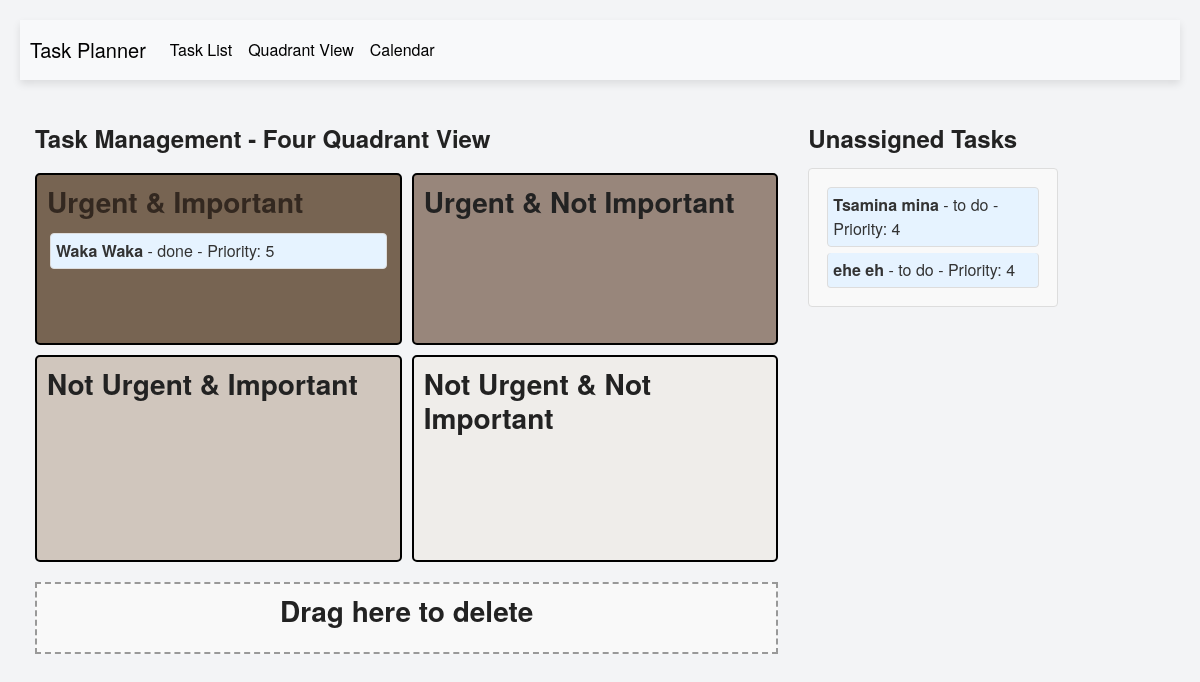
The app's page /quadrant_view, older data.
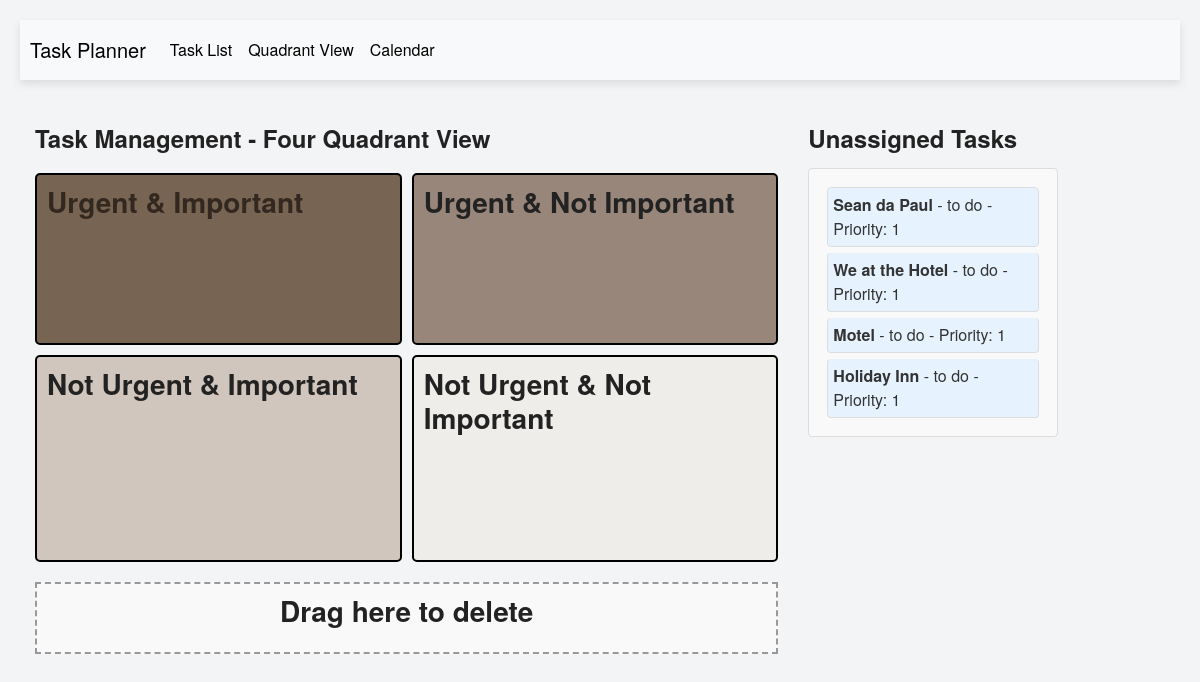
The same page, newer data.
### app/models.py (models this page shows, shortened)
class Task(db.Model):
    __tablename__ = 'task'
    id = db.Column(db.Integer, primary_key=True)
    title = db.Column(db.String(100), nullable=False)  # Task title (required)
    description = db.Column(db.String(500))  # Optional description
    due_date = db.Column(db.DateTime, nullable=True)  # Optional due date
    estimated_time = db.Column(db.Integer, default="1", nullable=False)  # Optional duration in minutes
    priority = db.Column(db.Integer, CheckConstraint('priority BETWEEN 1 AND 5'), nullable=True)  # 1 to 5
    status = db.Column(db.Enum("to do", "doing", "done"), default="to do", nullable=False)  # Default: 'to do'
    reminder = db.Column(db.DateTime, nullable=True)  # Optional reminder time
    created_at = db.Column(db.DateTime, default=datetime.utcnow)  # Created timestamp
    updated_at = db.Column(db.DateTime, onupdate=datetime.utcnow)  # Updated timestamp
    user_id = db.Column(db.Integer, db.ForeignKey('user.id'))  # Foreign key to User
    user = db.relationship('User', back_populates='tasks')  # Relationship to User
    quadrant = db.Column(db.String(50), nullable=True)
    calendar_date = db.Column(db.Date, nullable=True)  # Specific date for the task
    start_time = db.Column(db.Time, nullable=True)  # Start time on the calendar
    duration_minutes = db.Column(db.Integer, nullable=True)  # Duration in minutes
    assigned_day = db.Column(db.Integer, nullable=True)  # Day of the week (0 for Monday, 6 for Sunday)
    assigned_hour = db.Column(db.Integer, nullable=True)  # Hour of the day (0 to 23)

### app/routes.py (the view)
@main.route('/quadrant_view')
def quadrant_view():
    unassigned_tasks = Task.query.filter_by(quadrant=None).all()
    urgent_important_tasks = Task.query.filter_by(quadrant='urgent-important').all()
    urgent_not_important_tasks = Task.query.filter_by(quadrant='urgent-not-important').all()
    not_urgent_important_tasks = Task.query.filter_by(quadrant='not-urgent-important').all()
    not_urgent_not_important_tasks = Task.query.filter_by(quadrant='not-urgent-not-important').all()
    return render_template('quadrant_view.html',
                           unassigned_tasks=unassigned_tasks,
                           urgent_important_tasks=urgent_important_tasks,
                           urgent_not_important_tasks=urgent_not_important_tasks,
                           not_urgent_important_tasks=not_urgent_important_tasks,
                           not_urgent_not_important_tasks=not_urgent_not_important_tasks)

### app/templates/quadrant_view.html (shortened to what this page needs)
{% extends 'layout.html' %}
{% block main %}
<div class="row">
    <div class="col-md-8">
        <h2>Task Management - Four Quadrant View</h2>
        <div class="quadrant-container">
            <div class="quadrant urgent-important" id="urgent-important">
                <h3>Urgent & Important</h3>
                <div class="task-list" id="urgent-important-list">
                    {% for task in urgent_important_tasks %}
                        <div class="task-item" draggable="true" data-task-id="{{ task.id }}">
                            <strong>{{ task.title }}</strong> - {{ task.status }} - Priority: {{ task.priority }}
                        </div>
                    {% endfor %}
                </div>
            </div>
            <div class="quadrant urgent-not-important" id="urgent-not-important">
                <h3>Urgent & Not Important</h3>
                <div class="task-list" id="urgent-not-important-list">
                </div>
            </div>
            <div class="quadrant not-urgent-important" id="not-urgent-important">
                <h3>Not Urgent & Important</h3>
                <div class="task-list" id="not-urgent-important-list">
                </div>
            </div>
            <div class="quadrant not-urgent-not-important" id="not-urgent-not-important">
                <h3>Not Urgent & Not Important</h3>
                <div class="task-list" id="not-urgent-not-important-list">
                </div>
            </div>
        </div>
        <div class="deletion-zone" id="deletion-zone">
            <h3>Drag here to delete</h3>
        </div>
    </div>
    <div class="col-md-4">
        <h2>Unassigned Tasks</h2>
        <ul class="list-group task-list-container" id="unassigned-task-list">
            {% for task in unassigned_tasks %}
            <li class="list-group-item task-item" draggable="true" data-task-id="{{ task.id }}">
                <strong>{{ task.title }}</strong> - {{ task.status }} - Priority: {{ task.priority }}
            </li>
            {% endfor %}
        </ul>
    </div>
</div>
{% endblock %}

### app/templates/layout.html (shortened to what this page needs)
<!DOCTYPE html>
<html lang="en">
<head>
    <link rel="stylesheet" href="https://maxcdn.bootstrapcdn.com/bootstrap/4.5.2/css/bootstrap.min.css">
    <link rel="stylesheet" href="{{ url_for('static', filename='css/styles.css') }}">
</head>
<body>
    <nav class="navbar navbar-expand-lg navbar-light bg-light">
        <a class="navbar-brand" href="{{ url_for('main.index') }}">Task Planner</a>
        <div class="collapse navbar-collapse" id="navbarNav">
            <ul class="navbar-nav">
                <li class="nav-item">
                    <a class="nav-link" href="{{ url_for('main.index') }}">Task List</a>
                </li>
                <li class="nav-item">
                    <a class="nav-link" href="{{ url_for('main.quadrant_view') }}">Quadrant View</a>
                </li>
                <li class="nav-item">
                    <a class="nav-link" href="{{ url_for('main.calendar_view') }}">Calendar</a>
                </li>
            </ul>
        </div>
    </nav>
    <div class="container mt-4">
        {% block main %}{% endblock %}
    </div>
</body>
</html>

### app/static/css/styles.css (style rules this page uses)
body { font-family: 'Helvetica Neue', Arial, sans-serif; background-color: #f3f4f6; color: #333; margin: 0; padding: 20px; }
h1, h2, h3 { font-weight: 600; color: #222; margin-bottom: 15px; }
h2 { font-size: 1.5em; margin-top: 20px; }
.navbar { background-color: #0056b3; padding: 10px; box-shadow: 0 4px 8px rgba(0, 0, 0, 0.1); }
.navbar-brand, .navbar-nav .nav-link { color: #000000 !important; font-weight: 500; }
.container { max-width: 1200px; margin: auto; }
.task-list-container { width: 250px; background-color: #f9f9f9; border: 1px solid #ddd; border-radius: 4px; padding: 15px; overflow-y: auto; max-height: 100%; }
.task-item { background-color: #e6f3ff; border: 1px solid #ddd; border-radius: 4px; padding: 5px; margin: 3px; cursor: move; }
.quadrant-container { display: grid; grid-template-columns: 1fr 1fr; gap: 10px; margin-top: 20px; }
.quadrant { border: 2px solid #000; padding: 10px; border-radius: 5px; min-height: 150px; }
.urgent-important { background-color: #776452; }
.urgent-important h3 { color: #332820 ; }
.urgent-not-important { border-color: black; background-color: #98867B; }
.urgent-not-important h3 { color: 332820 ; }
.not-urgent-important { border-color: black; background-color: #D0C6BD; }
.not-urgent-important h3 { color: 332820 ; }
.not-urgent-not-important { border-color: black; background-color: #EFEDEA; }
.not-urgent-not-important h3 { color: 332820 ; }
.deletion-zone { margin-top: 20px; padding: 10px; border: 2px dashed #999; text-align: center; background-color: #f9f9f9; }
.task-list { min-height: 100px; }

Row changes from the older to the newer data that the page shows:
removed Task: title "Waka Waka", status "done", priority "5", shown under "Urgent & Important"
removed Task: title "Tsamina mina", status "to do", priority "4", shown under "Unassigned Tasks"
removed Task: title "ehe eh", status "to do", priority "4", shown under "Unassigned Tasks"
added Task: title "Sean da Paul", status "to do", priority "1", shown under "Unassigned Tasks"
added Task: title "We at the Hotel", status "to do", priority "1", shown under "Unassigned Tasks"
added Task: title "Motel", status "to do", priority "1", shown under "Unassigned Tasks"
added Task: title "Holiday Inn", status "to do", priority "1", shown under "Unassigned Tasks"
